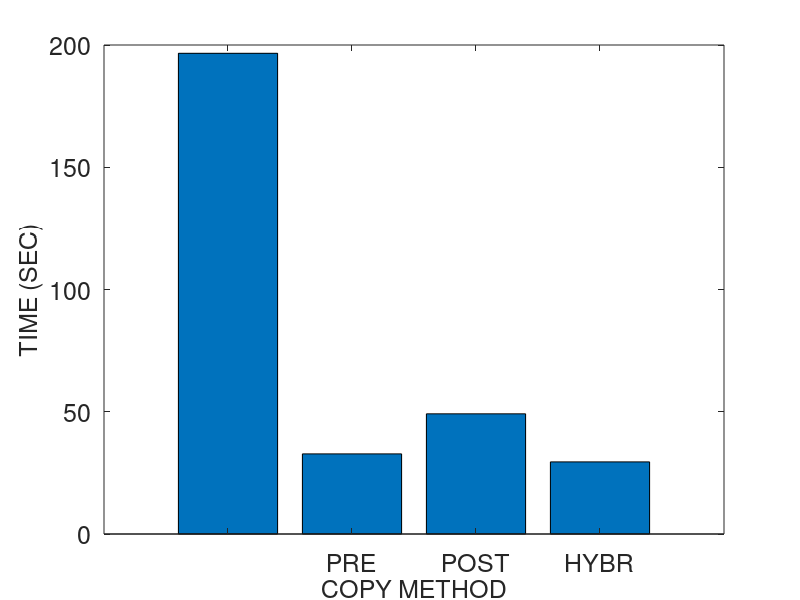
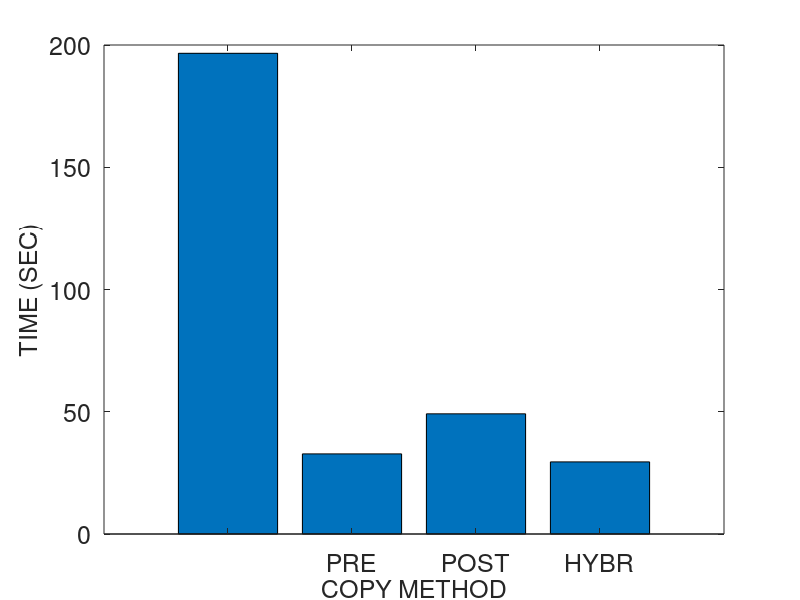
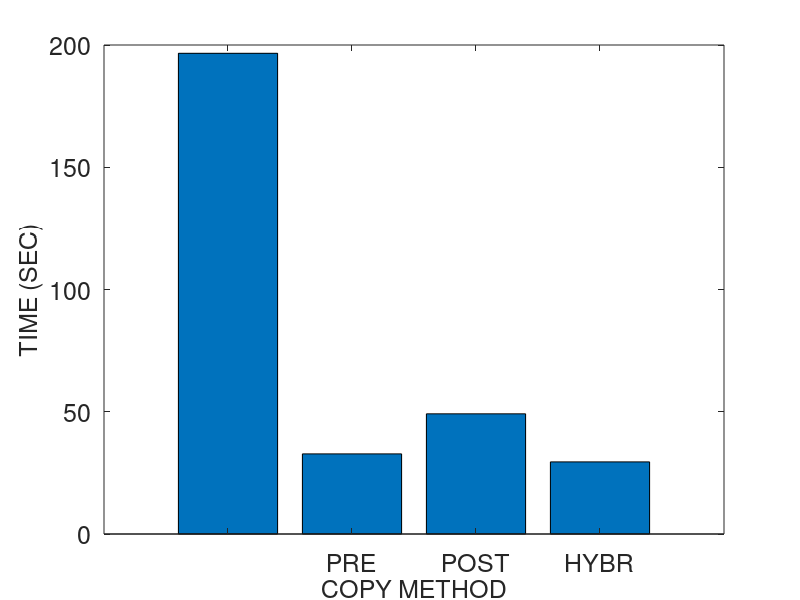
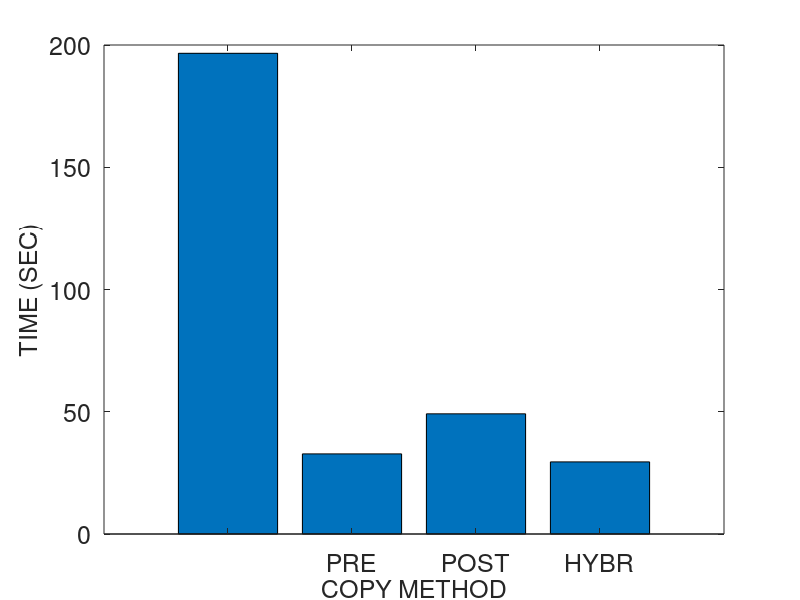

Write MATLAB code to recreate these figures, in order.
% basic hybrid copy migration
% memory size in MB
r = 4096
r *= 1024 % convert to KB

% page dirty rate in percent (%): against to total memory pages
readrate = 50
prefix = strcat ("M4G_R", num2str(readrate))
readrate /= 100

dirtyrate = 50 
prefix = strcat (prefix, "_W", num2str(dirtyrate))
dirtyrate /= 100

% prediction accuracy 0 through 1
acc = 0.2
%acc = 1
%acc = 0

pagesize = 4 % in KB
numpages = r / pagesize

% delta compression rate
comp = 0.5 

% amount of CPU and device states in KB 
scinfo = 100

% working set size in number of pages
wss = numpages * 0.25

% 0: zero, 1: read, 2: dirtied, 3: inactive data
mem = zeros(1, numpages);

run = 1

prefix = strcat (prefix, "_acc", num2str(acc), "_r", num2str(run))

% bandwidth in gbps
b = 1000 
b = b * 1024/8 % convert to KB

fontsize = 18
%fontsize = 20

totaltime = 0;
downtime = 0;
totaldata = 0;

A = zeros(4, 3);

%%%%%%%%%%%%%%%%%%%%%%%%%%%%%%
% precopy migration
%%%%%%%%%%%%%%%%%%%%%%%%%%%%%%
fprintf('\n')
disp('==================== Precopy migration ====================')
% iterations
present = numpages * pagesize
iter = 0
while present > 50 && iter < 29 && totaldata < 4*r
	pretime = present / b
	totaltime += pretime
	totaldata += present
	present = numpages * pagesize * dirtyrate 
	%dirts = wss * dirtyrate
	iter += 1
end

% stop-and-copy phase
% stop conditions: 29 iterations, 50 pages, 4 memory size sent
scsent = scinfo + present * pagesize
downtime = scsent / b
totaltime += downtime
totaldata += scsent

% network fault rate
NFR = 0

A (1, 1) = totaltime;
A (1, 2) = downtime;
A (1, 3) = totaldata;

%%%%%%%%%%%%%%%%%%%%%%%%%%%%%%
% postcopy migration
%%%%%%%%%%%%%%%%%%%%%%%%%%%%%%
fprintf('\n')
disp('===================== Postcopy migration ======================')
totaltime = 0;
downtime = 0;
totaldata = 0;

% stop-and-copy phase
scsent = scinfo
downtime = scsent / b
totaltime += downtime
totaldata += scsent

% prepaging (bubbling) and on-demand paging
postsent = r
posttime = postsent/b
totaltime += posttime
totaldata += postsent
% network fault rate
NFR = 0.2

A (2, 1) = totaltime;
A (2, 2) = downtime;
A (2, 3) = totaldata;

%%%%%%%%%%%%%%%%%%%%%%%%%%%%%%
% hybrid copy migration
%%%%%%%%%%%%%%%%%%%%%%%%%%%%%%
fprintf('\n')
disp('==================== Hybrid copy migration ====================')
totaltime = 0;
downtime = 0;
totaldata = 0;

% precopy phase: single iteration
present = r
pretime = present / b
totaltime += pretime
totaldata += present

% stop-and-copy phase
bitmapsize = 500 % KB
scsent = scinfo + bitmapsize
downtime = scsent / b
totaltime += downtime
totaldata += scsent

% postcopy phase: prepaging (bubbling) and on-demand paging
%dirts = wss * dirtyrate
dirts = numpages * dirtyrate
postsent = dirts * pagesize
posttime = postsent/b
totaltime += posttime
totaldata += postsent
% network fault rate
NFR = 0.2

A (3, 1) = totaltime;
A (3, 2) = downtime;
A (3, 3) = totaldata;

%%%%%%%%%%%%%%%%%%%%%%%%%%%%%%
% proactive hybrid copy migration
%%%%%%%%%%%%%%%%%%%%%%%%%%%%%%
%disp(char(10))
fprintf('\n')
disp('=============== Proactive hybrid copy migration ================')
totaltime = 0;
downtime = 0;
totaldata = 0;

% precopy phase
% LRU, PFR

% scan the dirtied pages
% for dirtied pages
% 	mark dirtied (1)
% 	mem(random (1, wss * 0.1))	
randperm(int64(wss * 0.1));
% for read pages
% 	mark read (2)
% 	mem (random (wss * 0.1, wss * 0.2))

% for pages
% 	predict read/write

% send the pages most likely to be read and least likely to be dirtied
% do not send the pages most likely to be dirtied
% construct queue with the order of p1/p2
%reads = numpages * 0.4 
% total read rate = wss * read_rate = 0.25 * 0.16 = 0.04 (4%)
%read_rate = 0.16
%read_rate = 0.04 % 4% of total memory
% total write rate = wss * write_rate = 0.25 * 0.16 = 0.04 (4%)
%write_rate = 0.16
%write_rate = 0.04 % 4% of total memory
% simple case: readonly pages (RO) - zero dirtied pages 
%RO = 0.3
pred_pages = numpages * readrate * acc

% LRU
% for LRU queue
% 	mark sent
%	insert the pages into cache and perform delta compression

present = pred_pages * pagesize
pretime = present/b
totaltime += pretime
totaldata += present

% stop-and-copy phase
% send the CPU and device states
bitmapsize = 500 % KB
scsent = scinfo + bitmapsize
downtime = scsent/b
totaltime += downtime
totaldata += scsent

% postcopy phase
postsent = (numpages - pred_pages) * pagesize

% exclude the predicted dirtied pages 
pred_dirts = numpages * dirtyrate * acc
postsent = (numpages - pred_pages - pred_dirts) * pagesize
posttime = postsent/b
totaltime += posttime
totaldata += postsent

% network fault rate
NFR = 0.2

A (4, 1) = totaltime;
A (4, 2) = downtime;
A (4, 3) = totaldata

%%%%%%%%%%%%%%%%%%%%%%%%%%%%%%%%%%%%%%%%%%%%%%%%%%%%%%%
%                     plotting
% precopy
% postcopy
% hybrid
% pro-hybrid
%%%%%%%%%%%%%%%%%%%%%%%%%%%%%%%%%%%%%%%%%%%%%%%%%%%%%%%

%prefix = "M4G_R14W14_acc100_r1"
%prefix = strcat ("M4G_R", readrate, "W", dirtyrate, "acc", acc, "r", run)
%prefix = strcat (prefix, "W")
%prefix = strcat (prefix, dirtyrate)

dlmwrite (prefix, A, ' ')

%%%%%%%%%%%%%%%%%%%% total time %%%%%%%%%%%%%%%%%%%%%%
figure;
output = strcat(prefix, ".tt");
%output = prefix
x = ['PRECOPY', 'POSTCOPY', 'HYBRID', 'PRO-HYBRID'];
x = {'', 'PRE', 'POST', 'HYBR', 'PROH', ''};
x = {'', 'PRE', 'POST', 'HYBR', 'PROH'};
%x = 1:1:length(A);
%plot(x, A(:,2)/1000000, x, A(:,3)/1000000, '-.*');
%plot(A(:,2));

%xtics = 1:4:16
%bar(xtics, A(:,1))
bar(A(:,1))
set(gca, 'XTickLabel', x, 'FontSize', fontsize)
xlabel('COPY METHOD', 'FontSize', fontsize);
ylabel('TIME (SEC)', 'FontSize', fontsize);
%legend('PRECOPY', 'POSTCOPY', 'HYBRID', 'PRO-HYBRID');
%bar(x, A(:,1))

saveas (1, strcat(output, ".png"));
saveas (1, strcat(output, ".eps"));
saveas (1, strcat(output, ".emf"));

%%%%%%%%%%%%%%%%%%%% downtime %%%%%%%%%%%%%%%%%%%%%%
figure;
output = strcat(prefix, ".dt");

bar(A(:,2))
set(gca, 'XTickLabel', x, 'FontSize', fontsize)
xlabel('COPY METHOD', 'FontSize', fontsize);
ylabel('TIME (SEC)', 'FontSize', fontsize);

saveas (1, strcat(output, ".png"));
saveas (1, strcat(output, ".eps"));
saveas (1, strcat(output, ".emf"));

%%%%%%%%%%%%%%%%%%%% total data %%%%%%%%%%%%%%%%%%%%%%
figure;
output = strcat(prefix, ".td");

bar(A(:,3))
set(gca, 'XTickLabel', x, 'FontSize', fontsize)
xlabel('COPY METHOD', 'FontSize', fontsize);
ylabel('SIZE (KB)', 'FontSize', fontsize);

saveas (1, strcat(output, ".png"));
saveas (1, strcat(output, ".eps"));
saveas (1, strcat(output, ".emf"));
